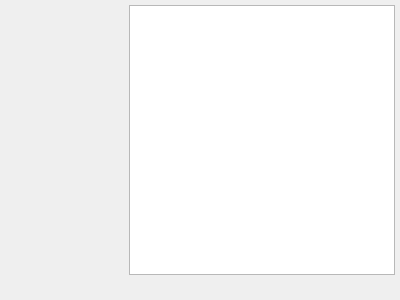
<?xml version="1.0" encoding="UTF-8"?>
<ui version="4.0">
 <class>UiAbout</class>
 <widget class="QWidget" name="UiAbout">
  <property name="geometry">
   <rect>
    <x>0</x>
    <y>0</y>
    <width>400</width>
    <height>300</height>
   </rect>
  </property>
  <property name="windowTitle">
   <string>Form</string>
  </property>
  <layout class="QVBoxLayout" name="verticalLayout">
   <property name="leftMargin">
    <number>0</number>
   </property>
   <property name="topMargin">
    <number>0</number>
   </property>
   <property name="rightMargin">
    <number>0</number>
   </property>
   <property name="bottomMargin">
    <number>0</number>
   </property>
   <item>
    <layout class="QVBoxLayout" name="vLayoutMain">
     <item>
      <layout class="QHBoxLayout" name="hLayoutContent">
       <property name="leftMargin">
        <number>5</number>
       </property>
       <property name="topMargin">
        <number>5</number>
       </property>
       <property name="rightMargin">
        <number>5</number>
       </property>
       <property name="bottomMargin">
        <number>5</number>
       </property>
       <item>
        <layout class="QVBoxLayout" name="verticalLayout_2">
         <property name="leftMargin">
          <number>9</number>
         </property>
         <property name="topMargin">
          <number>9</number>
         </property>
         <property name="rightMargin">
          <number>9</number>
         </property>
         <property name="bottomMargin">
          <number>9</number>
         </property>
         <item>
          <widget class="QLabel" name="lblLogo">
           <property name="minimumSize">
            <size>
             <width>100</width>
             <height>100</height>
            </size>
           </property>
           <property name="maximumSize">
            <size>
             <width>100</width>
             <height>100</height>
            </size>
           </property>
           <property name="text">
            <string/>
           </property>
           <property name="pixmap">
            <pixmap resource="resource.qrc">:/logo/resource/logo.PNG</pixmap>
           </property>
           <property name="scaledContents">
            <bool>true</bool>
           </property>
          </widget>
         </item>
         <item>
          <spacer name="verticalSpacer">
           <property name="orientation">
            <enum>Qt::Orientation::Vertical</enum>
           </property>
           <property name="sizeHint" stdset="0">
            <size>
             <width>20</width>
             <height>40</height>
            </size>
           </property>
          </spacer>
         </item>
        </layout>
       </item>
       <item>
        <widget class="QTextBrowser" name="textBrowser"/>
       </item>
      </layout>
     </item>
     <item>
      <layout class="QHBoxLayout" name="hLayoutButton">
       <item>
        <spacer name="horizontalSpacer">
         <property name="orientation">
          <enum>Qt::Orientation::Horizontal</enum>
         </property>
         <property name="sizeHint" stdset="0">
          <size>
           <width>40</width>
           <height>20</height>
          </size>
         </property>
        </spacer>
       </item>
      </layout>
     </item>
    </layout>
   </item>
  </layout>
 </widget>
 <resources>
  <include location="resource.qrc"/>
 </resources>
 <connections/>
</ui>
